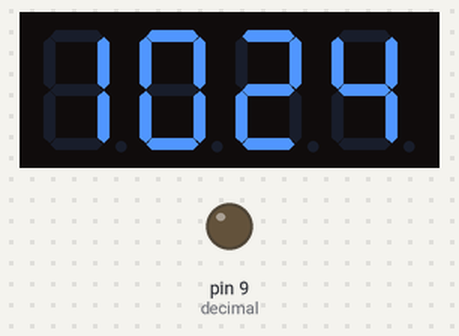
Recording of a sketch running on a simulated Arduino Uno, built with avr-gcc and run on an emulated ATmega328P. Shown: 4-digit seven-segment display, output pins drawn as LEDs (lit = HIGH). Wiring (inferred from the names in the program): 4-digit 7-segment display, segments lit when HIGH: segments pin 2, pin 3, pin 4, pin 5, pin 6, pin 7, pin 8; digit selects pin 13, pin 12, pin 11, pin 10. Dashed ring = blinking. The local clock reads 2024-03-15 10:24:30 at power-on unless the sketch sets it; the segment pins are drawn as the display they are named for; pins used as bus, display or sensor lines are not drawn.

Above: at 0.1 s.
At 28.1 s:
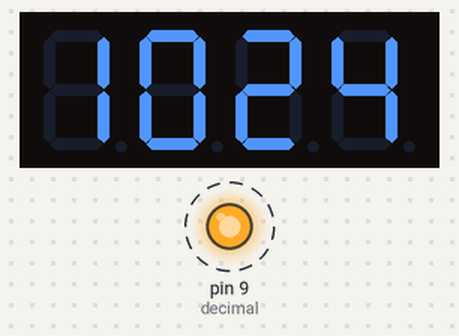
At 128.4 s:
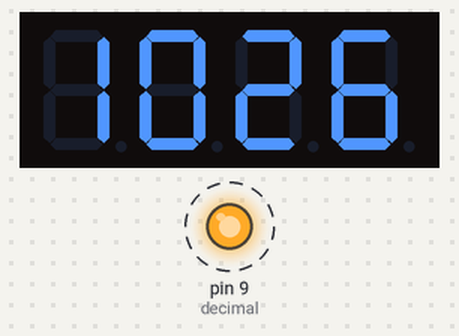
Timing chart, 0 to 130.0 s (numbered marks = the images above):
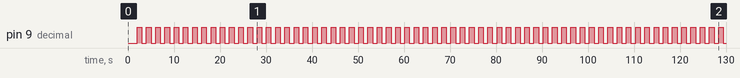

Measured:
- by itself, pin 9 (decimal): alternates HIGH for 1.0 s and LOW for 1.0 s

The sketch:

LED_array_working_3_buggy_blinkingn_decimal_points.ino
```cpp
/* !This is a COMMON Cathode 7-segment array: so Digit Pins are 'ground': must write 0 to activate LED
   !The digit pins are also in reverse order (to RoboJax video diagram)
   Watch: https://www.youtube.com/watch?v=f3GqRMQ8jYs&t=908s at 2:26

   !Serial.print() SHOULD NOT BE USED in Multiplexing 'for' loop due to interrupts inteferring with very high refresh rate

   digitalWrite HIGH signal for Digit Pins: behave as Anode, writing HIGH connects to + voltage
   digitalWrite LOW signal for pins A-G effectively 'grounds' the LED: in a Common Cathode (pins A-G behave as negative terminal)
   In a Common Cathode 7-segment LED: the Digit pins behave as negative- and A-G as positive terminal, so digitalWrite
   signals would have to be reversed.

  Arduino arrays:
  type_stored array_name[][n]= {{n elements},{n elements},{n elements}};
  Number of square double-brackets after array_name indicates the dimension of the array: the number inside indicates
  the number of elements to be stored in each sub-array.
  NOTE! This is a 'bound', so more than n elements stored will cause an error. ONLY the first layer of the array does not need
  a set limit for the number of 'sub-arrays' or values it stores.
*/
#include <avr/wdt.h> //WatchDog Timer
#include<Wire.h> //Required for I2C communication with RTC
#include <DS3231.h>

DS3231 rtc(SDA,SCL);

int segA = 2; int segB = 3; int segC = 4; int segD = 5; int segE = 6; int segF = 7; int segG = 8;
int decimal = 9;
int digit1 = 13; int digit2 = 12; int digit3 = 11; int digit4 = 10;
//Ordered form 0-9
int num_array[][7] = {{1,1,1,1,1,1,0},{0,1,1,0,0,0,0}, {1,1,0,1,1,0,1}, {1,1,1,1,0,0,1},{0,1,1,0,0,1,1},{1,0,1,1,0,1,1},
{1,0,1,1,1,1,1},{1,1,1,0,0,0,0},{1,1,1,1,1,1,1},{1,1,1,1,0,1,1}};

int pin_array[] = {2,3,4,5,6,7,8}; //Pins to which segments are assigned
int digit_array[] = {13,12,11,10}; //Pins to which each digit is assigned

//For Blink-without delay system: to blink the decimal points:
long current_millis = millis(); long previous_millis = 0;

void setup() {
  Serial.begin(9600);
  pinMode(segA, OUTPUT);
  pinMode(segB, OUTPUT);
  pinMode(segC, OUTPUT);
  pinMode(segD, OUTPUT);
  pinMode(segE, OUTPUT);
  pinMode(segF, OUTPUT);
  pinMode(segG, OUTPUT);

  pinMode(decimal, OUTPUT); //Will blink every 1 second period

  pinMode(digit1, OUTPUT);
  pinMode(digit2, OUTPUT);
  pinMode(digit3, OUTPUT);
  pinMode(digit4, OUTPUT);

 rtc.begin();
 wdt_disable();
 //Note: those should only be set-up once, or when the CR2032 battery is being replaced -
 //should not be run everytime at start-up as it will store the Time data
 //  rtc.setDOW(WEDNESDAY);     // Set Day-of-Week
 // rtc.setTime(16,12,07);     // Set the time to 12:00:00
  //rtc.setDate(9, 8, 2021);   // Set the date MM/DD/YY
}


//Non-pin variables created:
int num_value; int seg; int digit;
int num_1; int num_2; int num_3; int num_4;

int next_sec; int prev_sec;
int prev_state = 0;
int current_state = 1;

void loop() {
String time_data = rtc.getTimeStr();  //Extracts time digits from the rtc 'Time' data

num_1 = time_data.substring(0,1).toInt(); num_2 = time_data.substring(1,2).toInt();
num_3 = time_data.substring(3,4).toInt(); num_4 = time_data.substring(4,5).toInt();

int digit_values[] = {num_1, num_2, num_3, num_4}; //List to be updated each Minute of RTC reading


//Multiplexing with a delay of 1ms between each 7 segment array (net refresh rate ~250Hz)

for(digit = 0; digit<=3; digit+=1){ //'digit' is index

  //Number to be shown on the (digit+1)th digit - this list is updated by RTC information
  num_value = digit_values[digit];

  digitalWrite(digit_array[digit],0);  //Grounding to allow LEDs to light up

  //num_n is the number to be written on the nth digit on the LED array
  for (seg = 0; seg<= 6; seg += 1){
  digitalWrite(pin_array[seg], num_array[num_value][seg]);}

  delay(1); //>5ms is too obvious (stuttering)
  digitalWrite(digit_array[digit],1); //Switching OFF digit segment
}

current_millis = millis();

if (current_millis - previous_millis > 999){
  previous_millis = current_millis; //1 Second delay to alternately blink the decimal points

  if (current_state == 1 && prev_state == 0){
    current_state = prev_state;
    prev_state = 1;
    digitalWrite(decimal, current_state);}

  else if (current_state == 0 && prev_state == 1){
    current_state = prev_state;
    prev_state = 0;
    digitalWrite(decimal, current_state);}
}

if (current_millis > 2000000000){
  wdt_enable(WDTO_250MS);
  while(1){};} //This will trip the WDT when 'long' number limit is reached

//Serial.println(rtc.getDOWStr()); Serial.print(rtc.getDateStr()); Serial.print(rtc.getTimeStr());
}
```
